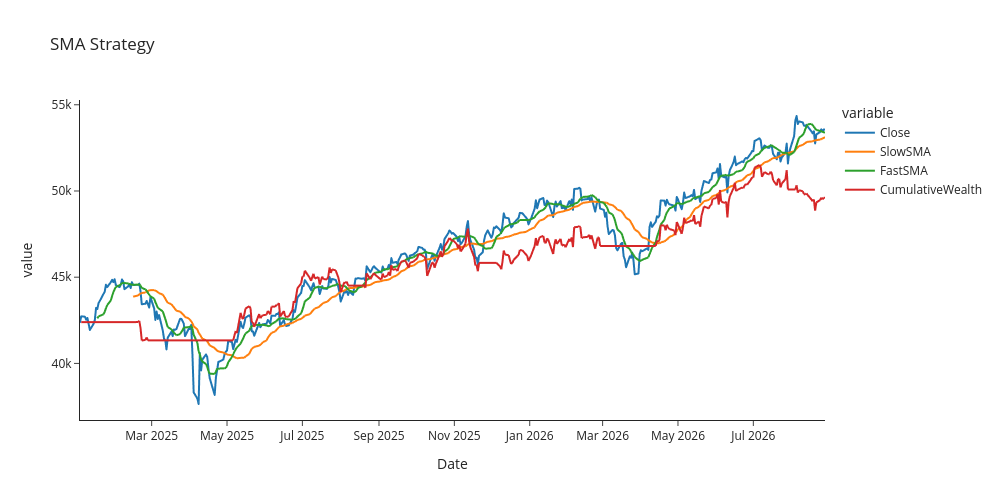

Notebook source saved alongside this figure:
### Code cell
df1['CumulativeReturns'] = df1['AlgoReturns'].cumsum().shift(1)
df1['CumulativeWealth'] = df1.iloc[0]['Close'] * np.exp(df1['CumulativeReturns'])

fig = px.line(df1, x = df1.index, y = ['Close', 'SlowSMA', 'FastSMA', 'CumulativeWealth'],
             height = 500, width = 1000, template = 'simple_white', title = 'SMA Strategy')
fig.show()

### Figure 1 — Plotly figure (JSON) as saved in the notebook; plotly's stock layout.template omitted (floating-point values rounded to 4 significant figures; data arrays with more than 128 entries replaced by an {"elided": "..."} marker saying what was removed)
{"data": [{"hovertemplate": "variable=Close<br>Date=%{x}<br>value=%{y}<extra></extra>", "legendgroup": "Close", "line": {"color": "#1F77B4", "dash": "solid"}, "marker": {"symbol": "circle"}, "mode": "lines", "name": "Close", "showlegend": true, "type": "scattergl", "x": {"elided": "415 str values"}, "xaxis": "x", "y": {"elided": "415 float values"}, "yaxis": "y"}, {"hovertemplate": "variable=SlowSMA<br>Date=%{x}<br>value=%{y}<extra></extra>", "legendgroup": "SlowSMA", "line": {"color": "#FF7F0E", "dash": "solid"}, "marker": {"symbol": "circle"}, "mode": "lines", "name": "SlowSMA", "showlegend": true, "type": "scattergl", "x": {"elided": "415 str values"}, "xaxis": "x", "y": {"elided": "415 float values"}, "yaxis": "y"}, {"hovertemplate": "variable=FastSMA<br>Date=%{x}<br>value=%{y}<extra></extra>", "legendgroup": "FastSMA", "line": {"color": "#2CA02C", "dash": "solid"}, "marker": {"symbol": "circle"}, "mode": "lines", "name": "FastSMA", "showlegend": true, "type": "scattergl", "x": {"elided": "415 str values"}, "xaxis": "x", "y": {"elided": "415 float values"}, "yaxis": "y"}, {"hovertemplate": "variable=CumulativeWealth<br>Date=%{x}<br>value=%{y}<extra></extra>", "legendgroup": "CumulativeWealth", "line": {"color": "#D62728", "dash": "solid"}, "marker": {"symbol": "circle"}, "mode": "lines", "name": "CumulativeWealth", "showlegend": true, "type": "scattergl", "x": {"elided": "415 str values"}, "xaxis": "x", "y": {"elided": "415 float values"}, "yaxis": "y"}], "layout": {"height": 500, "legend": {"title": {"text": "variable"}, "tracegroupgap": 0}, "title": {"text": "SMA Strategy"}, "width": 1000, "xaxis": {"anchor": "y", "autorange": true, "domain": [0, 1], "range": ["2025-01-02", "2026-08-28"], "title": {"text": "Date"}, "type": "date"}, "yaxis": {"anchor": "x", "autorange": true, "domain": [0, 1], "range": [36720.0, 55280.0], "title": {"text": "value"}, "type": "linear"}}}
